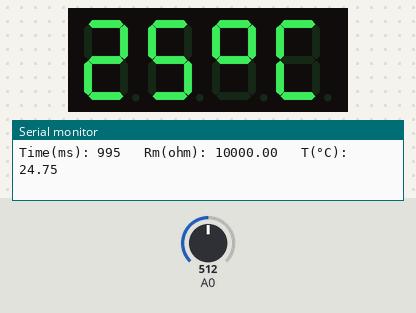
A sketch run on a simulated Arduino Uno, built with avr-gcc and run on an emulated ATmega328P. Shown: 4-digit seven-segment display, the last lines printed to the serial monitor. Wiring (inferred from the names in the program): 4-digit 7-segment display, segments lit when HIGH: segments pin 3, pin 4, pin 5, pin 6, pin 7, pin 8, pin 9; digit selects pin 10, pin 11, pin 12, pin 13. Inputs (shaded band) come from the test bench; at power-on: A0 = 512. The segment pins are drawn as the display they are named for.

Above: at 1.2 s.
1.3 s: A0 set to 770
At 2.9 s:
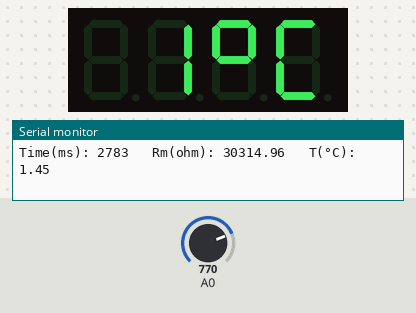
3.1 s: A0 set to 797
At 3.75 s:
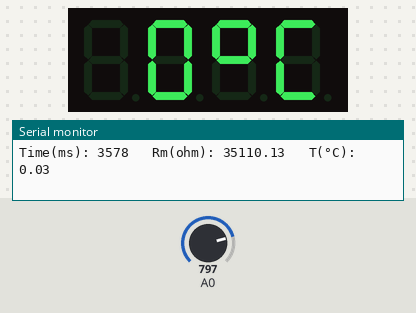
5.3 s: A0 set to 0
At 6.0 s:
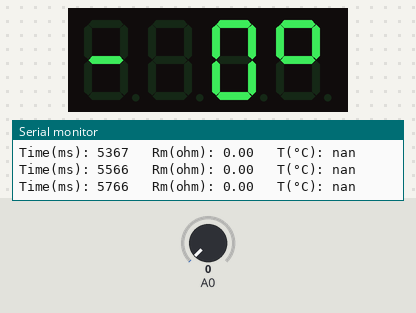
6.9 s: A0 set to 511
At 9.1 s:
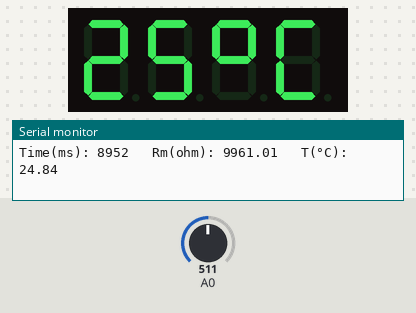
Timing chart, 0 to 10.5 s (numbered marks = the images above; inputs shaded):
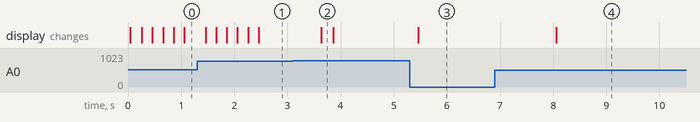

The sketch:

p7.ino
```cpp
#include <MsTimer2.h>

//#define DEBUG

const double A_param = 1.11492089e-3;
const double B_param = 2.372075385e-4;
const double C_param = 6.954079529e-8;
const double k_param = 2.5; // mW/C

const unsigned int temp_avg = 5; // promedidado de las temp_avg
                                 // ultimas temperaturas

const unsigned int Ns = 100;    // Numero de muestras
const unsigned int Ts = 2;      // Intervalo de muestreo en ms
const unsigned int Tp = Ns*Ts;  // Intervalo entre puntos en ms

// Asignación de pines a segmentos
const byte segs[7]= {3,4,5,6,7,8,9}; //a-b-c-d-e-f-g
// Asignación de pines a dígitos
const byte digs[4]= {10,11,12,13}; // 1-2-3-4
// Segmentos que encienden cada dígito del 0 al 9
const byte digitos[10]= { // 0 -> 4, 5 -> 9
  0b00111111, 0b00000110, 0b01011011, 0b01001111, 0b01100110,
  0b01101101, 0b01111101, 0b00000111, 0b01111111, 0b01101111
};
const byte grado   = 0b01100011;
const byte letra_C = 0b00111001;
const byte menos   = 0b01000000;

// Variables globales
volatile byte bytes[]= {menos, 0, digitos[0], grado, letra_C};  // layout deslizante

volatile float temperatures[temp_avg];
volatile unsigned int temp_curr = 0; // numero de temperatura actual
volatile float temperature; // temperatura promediada de las ultimas temp_avg

volatile unsigned int n = 0;    // numero de muestra actual

/********************************* INTERRUPT *********************************/
// Interrupción de T2 llamada cada 4 ms para multiplexado del display
void multiplexar() {
  static int digito = 0; // Dígito encendido (D1 a D4);

  for (int i= 0; i<= 3; i++) {
    digitalWrite(digs[i], HIGH); // Apaga los 4 dígitos
  }

  segmentos(bytes[digito+((temperature>-10.0))]); // Saca segmentos digito con offset
  digitalWrite(digs[digito], LOW); // Enciende dígito activo
  digito = (digito+1) % 4;
}
void segmentos(byte valor) {
  for(int seg= 0; seg< 7; seg++) {
    digitalWrite(segs[seg], bitRead(valor, seg));
  }
}


void isr(){
  static double Rm;
  static double logRm;
  static double tempK;
  static double Vm;
  static unsigned int measurement;
  static int temperature_int;

  if(n==0){
    temperatures[temp_curr] = 0.0;
  }

  measurement = analogRead(A0); // guardamos el valor actual de A0

  // Calculamos la parte n'esima de la media de la temperatura en kelvin
  Rm = (double) ((unsigned long long) 10000 * (unsigned long long) measurement) / ( 1024-measurement );

  /*testbench*/
  #ifdef DEBUG
    if(millis()%25000<5000){
      Rm = 80000;
    }else if(millis()%25000<10000){
      Rm = 40000;
    }else if(millis()%25000<15000){
      Rm = 33000;
    }else if(millis()%25000<20000){
      Rm = 23000;
    }else if(millis()%25000<25000){
      Rm = 9000;
    }
  #endif // DEBUG

  logRm = log(Rm);
  Vm = (double) 5.0 * (double) measurement / 1024.0;
  tempK = (double) 1.0 / (A_param + B_param*logRm + C_param*logRm*logRm*logRm);
  temperatures[temp_curr] += ( tempK - ((1000.0 * Vm * Vm) / (k_param*Rm) ) ) / (double) Ns;

  // multiplexamos cada 4 ms, valor proximo al ejemplo de 5ms, no tiene
  // más razón. Podríamos hacerlo cada interrupción sin problema.
  if(n%2){
    multiplexar();
  }

  if(++n == Ns){
    // Promediamos las ultimas 5 temperaturas
    temperature = 0.0;
    for(unsigned int i = 0; i<temp_avg; i++){
      temperature += (double) temperatures[i] / (double) temp_avg;
    }
    temperature -= 273.15; // corregimos a celsius

    // Cambiamos el indice del array circular
    temp_curr = (temp_curr+1) % temp_avg;

    // Cambiar valor de bytes en el display
    temperature_int = (int) round(temperature);

    bytes[1] = digitos[abs((temperature_int/10)%10)]; // modulo 10 por si sube de 100
    bytes[2] = digitos[abs(temperature_int%10)];

    if(abs(temperature_int) < 10){
      if(temperature_int < 0){
        bytes[1] = menos;
      }else{
        bytes[1] = 0;
      }
    }

    // Imprimir información
    Serial.print("Time(ms): "); Serial.print(millis());
    Serial.print("\t Rm(ohm): "); Serial.print(Rm);
    Serial.print("\t T(°C): "); Serial.print(temperature);
    Serial.println();

    // restauramos n al valor inicial (circular)
    n = 0;
  }

}
/******************************* END INTERRUPT *******************************/


// Configuraciones
void setup() {
  for (int pin= 3; pin<= 13; pin++) {
    // Pone modo salidas
    pinMode(pin, OUTPUT);
  }

  // inicializamos temperaturas a cero para no afectar a las medias al principio
  for(unsigned int ta = 0; ta < temp_avg; ta++){
    temperatures[ta] = 273.15; // damos el valor en K
  }

  Serial.begin(230400);

  MsTimer2::set(Ts, isr); // cada Ts ms
  MsTimer2::start();
}

// Bucle principal
void loop() {
  // ¯\_(ツ)_/¯
}
```

Measured:
- after the input at 1.3 s, the display: first changes after 0.16 s (image 1 shows a later state)
- after the input at 3.1 s, the display: changes after 0.54 s (image 2)
- after the input at 5.3 s, the display: changes after 0.16 s (image 3)
- after the input at 6.9 s, the display: changes after 1.2 s (image 4)
